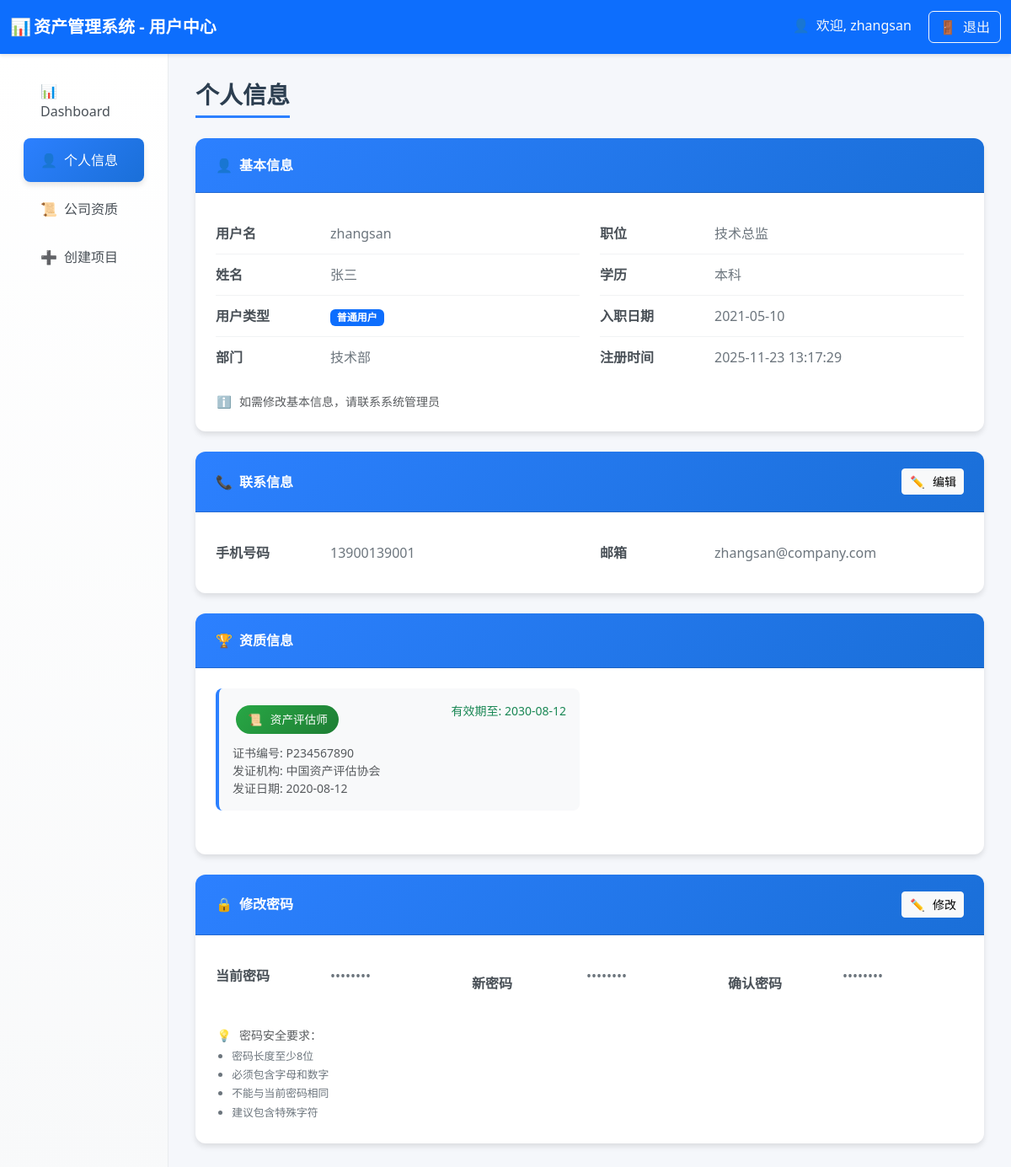
The app's page /user_profile (signed in), older data.
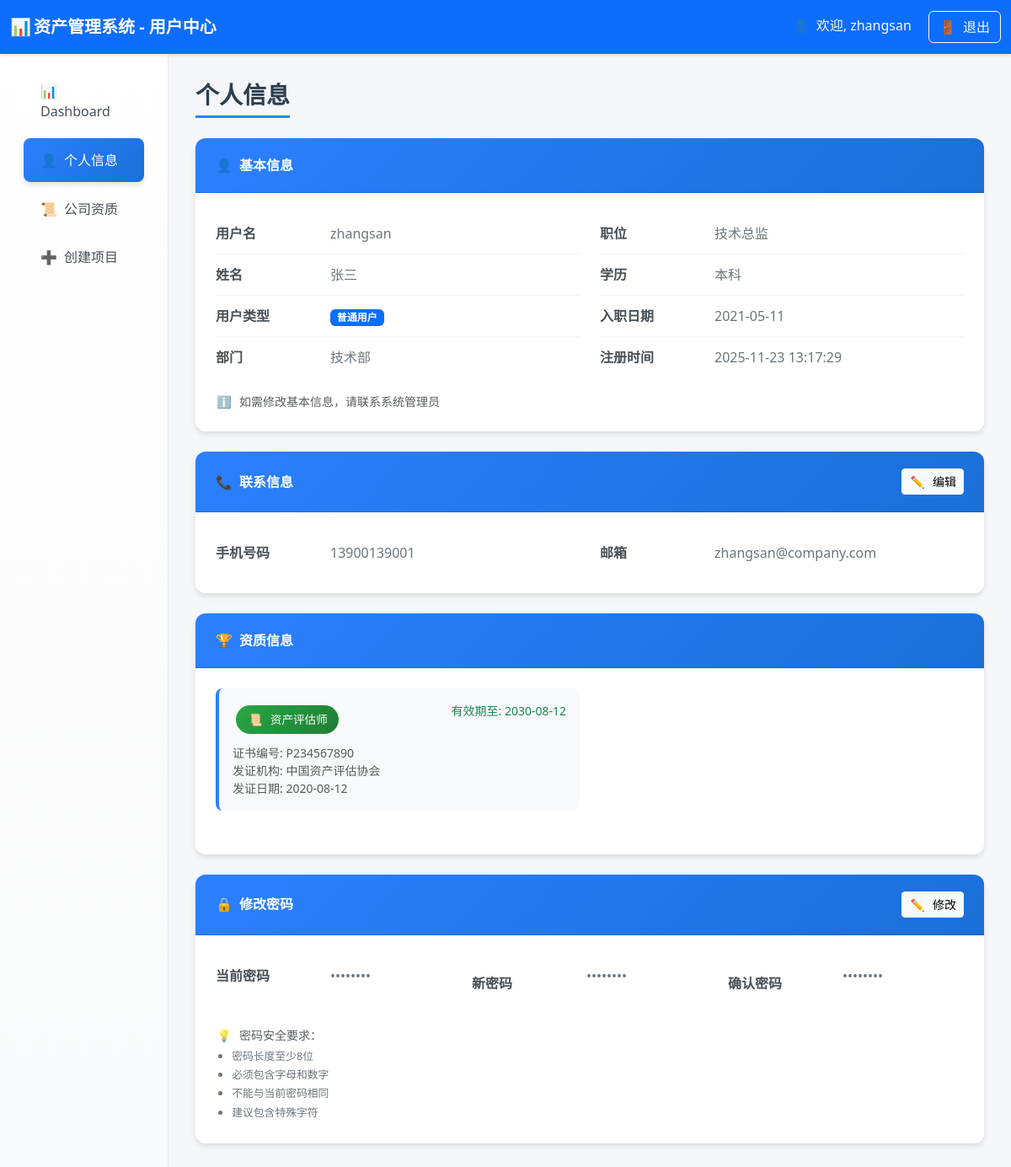
The same page, newer data.
### tables this page shows
CREATE TABLE users (
        id INTEGER PRIMARY KEY AUTOINCREMENT,
        username TEXT UNIQUE,
        realname TEXT,
        user_type TEXT,
        password TEXT,
        phone TEXT,
        email TEXT,
        hire_date TEXT,
        education TEXT,
        position TEXT,
        department TEXT,
        status TEXT DEFAULT 'active',  -- active-在职, inactive-离职
        create_time TEXT DEFAULT CURRENT_TIMESTAMP,
        update_time TEXT DEFAULT CURRENT_TIMESTAMP
    );

### routes/user_routes.py (the view)
@router.get("/user_profile", response_class=HTMLResponse)
async def user_profile(
    request: Request,
    user: dict = Depends(login_required),
    db: sqlite3.Connection = Depends(get_db)
):
    try:
        print(f"用户个人信息页面，用户名: {user['username']}")
        user_profile = await user_service.get_user_profile(user["username"], db)
        user_qualifications = await user_service.get_user_qualifications(user["username"], db)
        stats = await user_service.get_user_basic_stats(user, db)
        today = datetime.now().strftime("%Y-%m-%d")
        return templates.TemplateResponse("user_profile.html", {
            "request": request,
            "user": user,
            "user_profile": user_profile,
            "user_qualifications": user_qualifications,  # 添加资质信息
            "stats": stats,
            "today": today
        })
    except Exception as e:
        print(f"查询失败！！！错误: {str(e)}")
        import traceback
        print(f"完整错误: {traceback.format_exc()}")
        return templates.TemplateResponse("user_profile.html", {
            "request": request,
            "user": user,
            "user_profile": {},
            "user_qualifications": [],  # 空列表
            "stats": {},
            "today": today,
            "error": str(e)
        })

### templates/user_profile.html (shortened to what the changed rows need)
<!DOCTYPE html>
<html lang="zh-CN">
<head>
    <link href="https://cdn.jsdelivr.net/npm/bootstrap@5.3.2/dist/css/bootstrap.min.css" rel="stylesheet">
    <link rel="stylesheet"
        href="https://cdnjs.cloudflare.com/ajax/libs/bootstrap-icons/1.11.0/font/bootstrap-icons.min.css">
</head>
<body>
    <div class="container-fluid">
        <div class="row">
            <div class="col-md-9 col-lg-10 main-content">
                <div class="card profile-card">
                    <div class="card-body">
                        <div class="row">
                            <div class="col-md-6">
                                <div class="info-item">
                                    <span class="info-label">用户名</span>
                                    <span class="info-value">{{ user_profile.username }}</span>
                                </div>
                                <div class="info-item">
                                    <span class="info-label">姓名</span>
                                    <span class="info-value">{{ user_profile.realname or '未设置' }}</span>
                                </div>
                                <div class="info-item">
                                    <span class="info-label">部门</span>
                                    <span class="info-value">{{ user_profile.department or '未设置' }}</span>
                                </div>
                            </div>
                            <div class="col-md-6">
                                <div class="info-item">
                                    <span class="info-label">职位</span>
                                    <span class="info-value">{{ user_profile.position or '未设置' }}</span>
                                </div>
                                <div class="info-item">
                                    <span class="info-label">学历</span>
                                    <span class="info-value">{{ user_profile.education or '未设置' }}</span>
                                </div>
                                <div class="info-item">
                                    <span class="info-label">入职日期</span>
                                    <span class="info-value">{{ user_profile.hire_date or '未设置' }}</span>
                                </div>
                            </div>
                        </div>
                    </div>
                </div>
                <div class="card profile-card">
                    <div class="card-body">
                        <form id="contactInfoForm" method="post" action="/user_profile/update">
                            <div class="row">
                                <div class="col-md-6">
                                    <div class="info-item">
                                        <div class="info-value">
                                            <span id="phoneDisplay">{{ user_profile.phone or '未设置' }}</span>
                                        </div>
                                    </div>
                                </div>
                                <div class="col-md-6">
                                    <div class="info-item">
                                        <div class="info-value">
                                            <span id="emailDisplay">{{ user_profile.email or '未设置' }}</span>
                                        </div>
                                    </div>
                                </div>
                            </div>
                        </form>
                    </div>
                </div>
            </div>
        </div>
    </div>
</body>
</html>

Row changes from the older to the newer data that the page shows:
changed users "zhangsan": hire_date "2021-05-10" → "2021-05-11"
